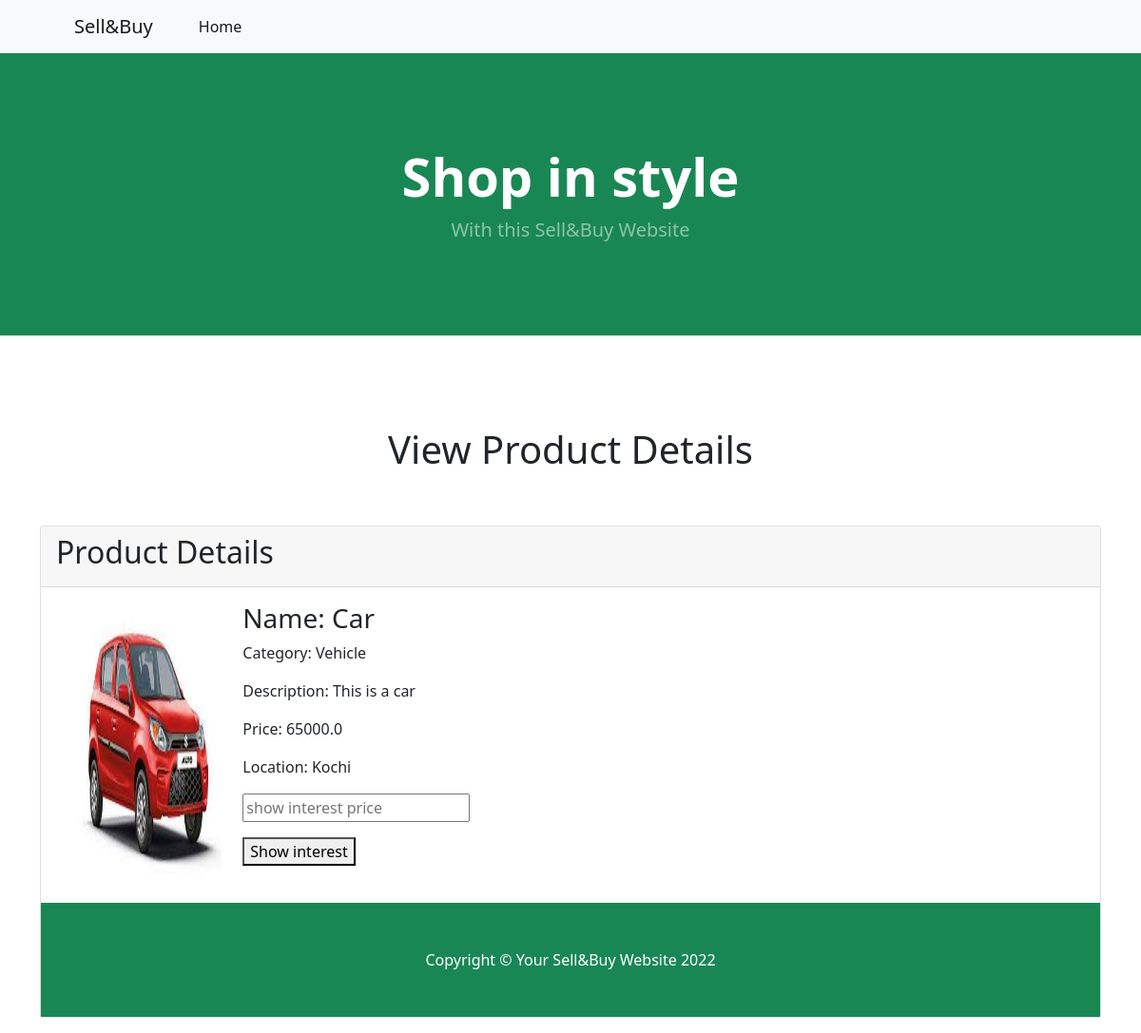
The app's page /product_detail/36/ (signed in) with its own data.
### sellerapp/models.py (models this page shows, shortened)
class Product(models.Model):
    userid = models.ForeignKey(User,on_delete=models.CASCADE,null=True)
    product_name = models.CharField(max_length=100,null=True)
    product_desc = models.CharField(max_length=1000,null=True)
    category = models.CharField(max_length=100,null=True)
    location = models.CharField(max_length=100,null=True)
    product_price = models.FloatField(max_length=100,null=True)
    product_img = models.FileField(upload_to='media',null=True,blank=True)
    time = models.DateTimeField(null=True,blank=True)

### sellerapp/views.py (the view)
# urls.py: path('product_detail/<id>/', product_detail, name='product_detail'),
@login_required(login_url='/log/')
def product_detail(request, id):
    context = {}
    context["data"] = Product.objects.get(id=id)
    return render(request, "product_detail.html", context)

### sellerapp/templates/product_detail.html (shortened to what this page needs)
{% load static %}
<html lang="en">
    <head>
        <link href="https://cdn.jsdelivr.net/npm/bootstrap-icons@1.5.0/font/bootstrap-icons.css" rel="stylesheet" />
        <link rel="stylesheet" href="{% static 'dist/css/styles.css' %}" type="text/css" />
    </head>
    <body>
        <nav class="navbar navbar-expand-lg navbar-light bg-light">
            <div class="container px-4 px-lg-5">
                <a class="navbar-brand" href="#!">Sell&Buy</a>
                <div class="collapse navbar-collapse" id="navbarSupportedContent">
                    <ul class="navbar-nav me-auto mb-2 mb-lg-0 ms-lg-4">
                        <li class="nav-item"><a class="nav-link active" aria-current="page" href="{% url 'indexpage' %}">Home</a></li>
                    </ul>
                </div>
            </div>
        </nav>
        <header class="bg-success py-5">
            <div class="container px-4 px-lg-5 my-5">
                <div class="text-center text-white">
                    <h1 class="display-4 fw-bolder">Shop in style</h1>
                    <p class="lead fw-normal text-white-50 mb-0">With this Sell&Buy Website</p>
                </div>
            </div>
        </header><br><br><br><br>
        <h1 style="text-align:center;">View Product Details</h1>
        <br><br>
    <form action="{% url 'sendmail' data.id  %}" method="POST">{% csrf_token %}
        <div class="container">
            <div class="card">
                <div class="card-header">
                    <h2>Product Details</h2>
                </div>
                <div class="card-body">
                    <div class="container row">
                        <div class="col-md-2">
                            <img src="{{ data.product_img.url }}" style="height: 300px;width: 150px;" alt="Image">
                        </div>
                        <div class="col-md-10">
                            <h3>Name: {{ data.product_name }}</h3>
                            <p>Category: {{ data.category }}</p>
                            <p>Description: {{ data.product_desc }}</p>
                            <p>Price: {{ data.product_price }}</p>
                            <p>Location: {{ data.location }}</p>
                            <p><input type="text" name="show_interest" id="show_interest" placeholder="show interest price"></p>
                            <button type="submit" >Show interest</button>
                        </div>
                    </div>
                </div>
        <footer class="py-5 bg-success">
            <div class="container"><p class="m-0 text-center text-white">Copyright &copy; Your Sell&Buy Website 2022</p></div>
        </footer>
    </form>
    </body>
</html>

### records on screen
Product: product_img (picture), product_name "Car", category "Vehicle", product_desc "This is a car", product_price "65000.0", location "Kochi"
